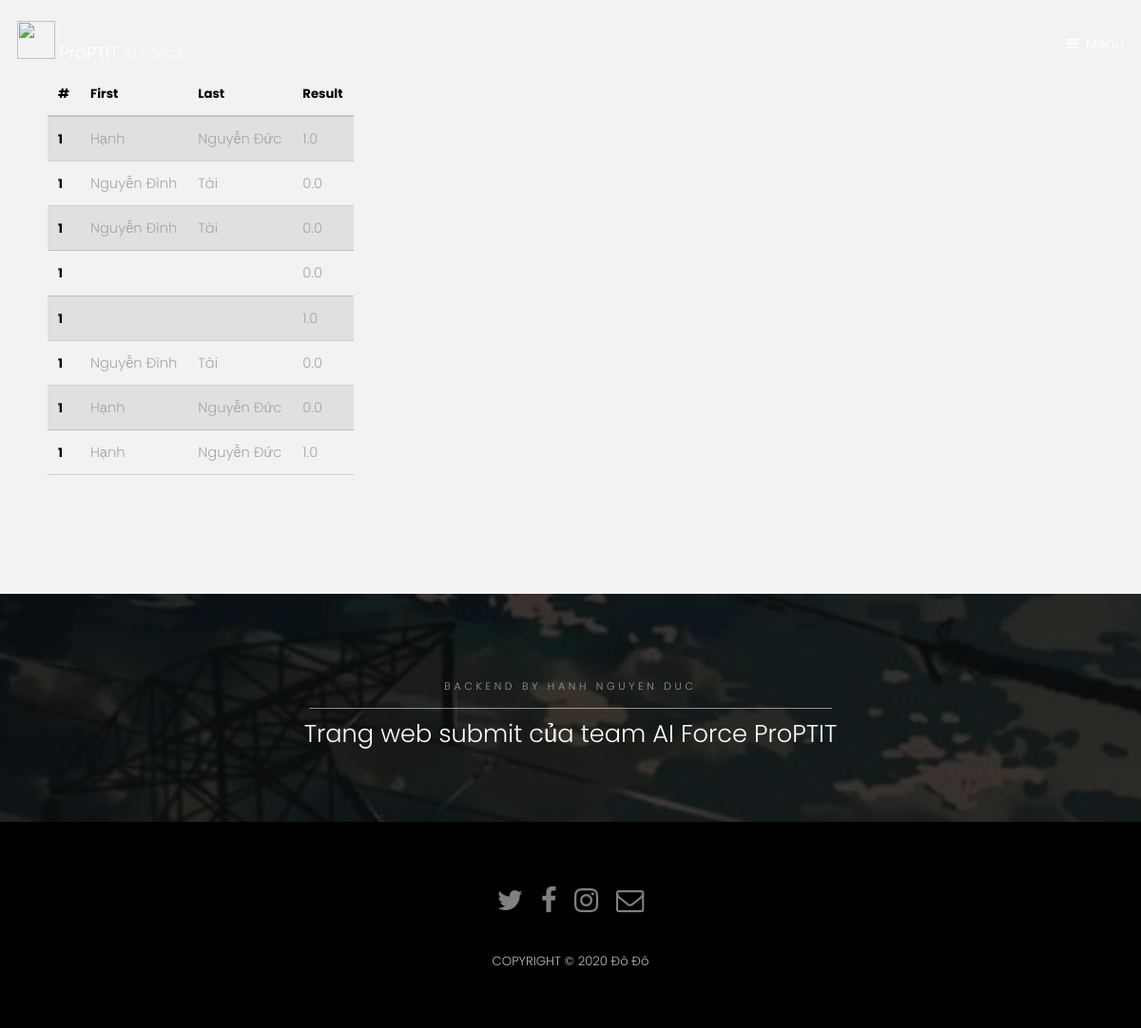
The app's page /submission/1 (signed in), older data.
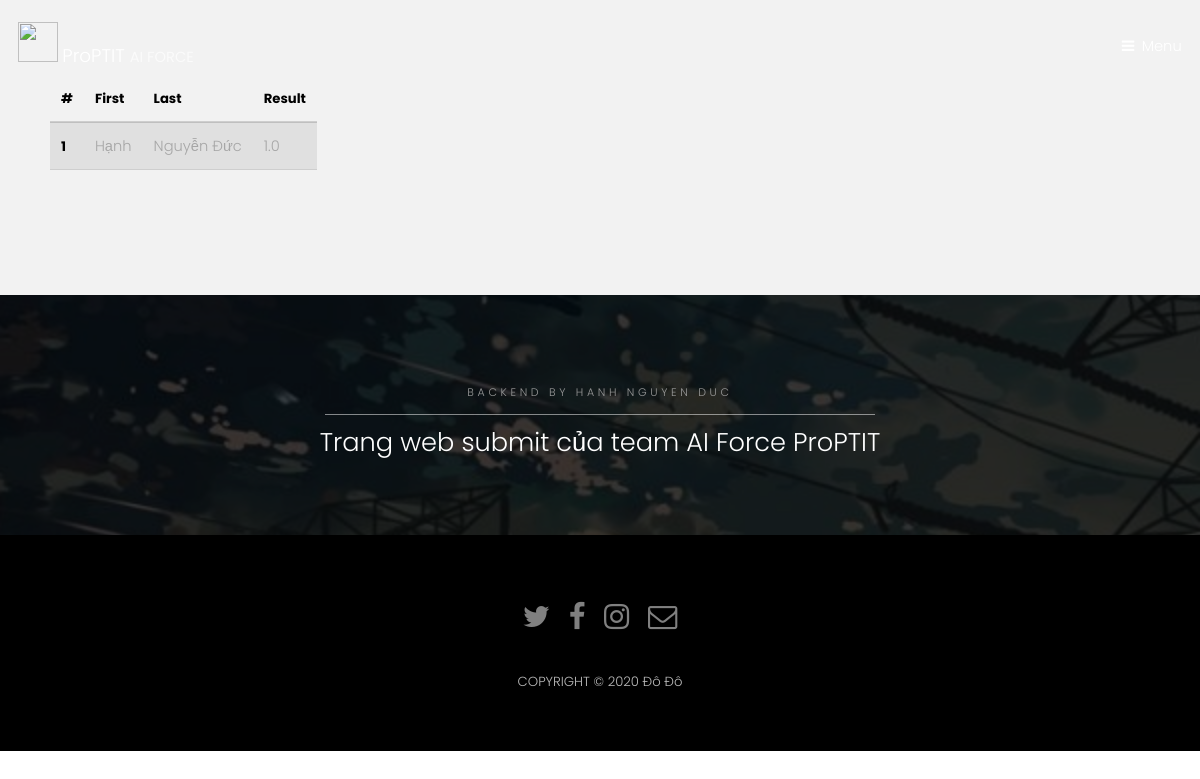
The same page, newer data.
### home/models.py (models this page shows, shortened)
class Member(AbstractUser):
    first_name = models.CharField(name="First Name", default="username_first", max_length=100)
    last_name = models.CharField(name="Last Name", default="username_last", max_length=100)
    total_contribute = models.FloatField(name="contribute", default=0)

class Submission(models.Model):
    id = models.IntegerField(name="id", auto_created=True, primary_key=True)
    member = models.ForeignKey(Member, name="member", on_delete=models.CASCADE, default=None)
    contest = models.ForeignKey(Contest, name="contest", on_delete=models.CASCADE, default=None)
    file = models.FileField(name="file", upload_to="files")
    date = models.DateField(name="date", auto_now=True)
    score = models.FloatField(name="score", default=0)

### home/views.py (the view)
# urls.py: path(r'submission/<int:id>', get_submission_page, name="submission")
@decorators.login_required(login_url="/login")
def get_submission_page(request, id=1):
    contest = Contest.objects.get(id=id)
    submissions = Submission.objects.filter(contest=contest)
    content = []
    for submission in submissions:
        tmp_content = {}
        tmp_content.update({'first_name': submission.member.first_name})
        tmp_content.update({'last_name': submission.member.last_name})
        tmp_content.update({'score': submission.score})
        content.append(tmp_content)
    return render(
        request,
        'home/submissions.html',
        {
            'content': content,
            'list_contest': get_all_contests()
        }
    )

### home/views.py (called while the page is built)
def get_all_contests():
    contests = Contest.objects.all()
    res = []
    for contest in contests:
        tmp_contest = {}
        tmp_contest.update({'name': contest.name})
        tmp_contest.update({'url': '/home/contest/{}'.format(contest.id)})
        res.append(tmp_contest)
    return res

### home/templates/home/submissions.html (shortened to what this page needs)
{% extends "home/base.html" %}
{% load crispy_forms_tags %}
{% block content %}
    <div class="row justify-content-center">
        <div class="col-md-8">
			<table class="table w-100 p-3">
				<thead>
					<tr>
						<th scope="col">#</th>
						<th scope="col">First</th>
						<th scope="col">Last</th>
						<th scope="col">Result</th>
					</tr>
				</thead>
				<tbody>
                    {% for submit in content %}
					<tr>
						<th scope="row">1</th>
						<td>{{submit.first_name}}</td>
						<td>{{submit.last_name}}</td>
						<td>{{submit.score}}</td>
					</tr>
                    {% endfor %}
				</tbody>
			</table>
		</div>
    </div>
{% endblock %}

### home/templates/home/base.html (shortened to what this page needs)
<!DOCTYPE html>
<html lang ="en">
{% load static %}
{% load add_attr %}
	<head>
		<link rel="stylesheet" href="{% static 'css/main01.css' %}" />
	</head>
	<body>
			<header id="header" class="alt">
				<div class="logo"><img src="{% static 'images/ProPTIT.png' %}" style="width: 40px; height: 40px;" alt="" />
					<a href="#">ProPTIT <span>AI FORCE</span></a></div>
				<a href="#menu">Menu</a>
			</header>
		<section id="one" class="wrapper style2">
			<div class="inner">
				<div class="grid-style">
					{% block content %}
					{% endblock %}
				</div>
			</div>
		</section>
			<section id="two" class="wrapper style3">
				<div class="inner">
					<header class="align-center">
						<p>backend by Hanh Nguyen Duc</p>
						<h2>Trang web submit của team AI Force ProPTIT</h2>
					</header>
				</div>
			</section>
			<footer id="footer">
				<div class="container">
					<ul class="icons">
						<li><a href="#" class="icon fa-twitter"><span class="label">Twitter</span></a></li>
						<li><a href="#" class="icon fa-facebook"><span class="label">Facebook</span></a></li>
						<li><a href="#" class="icon fa-instagram"><span class="label">Instagram</span></a></li>
						<li><a href="#" class="icon fa-envelope-o"><span class="label">Email</span></a></li>
					</ul>
				</div>
				<div class="copyright">
					COPYRIGHT © 2020 Đô Đô
				</div>
			</footer>
	</body>
</html>

Row changes from the older to the newer data that the page shows:
no longer on this page (row unchanged): Member: first_name "Nguyễn Đình" "Nguyễn Đình" "Nguyễn Đình", last_name "Tài" "Tài" "Tài"
removed Submission: score "0.0"
removed Submission: score "0.0"
removed Submission: score "0.0"
removed Submission: score "1.0"
removed Submission: score "0.0"
removed Submission: score "0.0"
removed Submission: score "1.0"
Text that changed along with them:
list line gone: "1"
list line gone: "Hạnh Nguyễn Đức"
